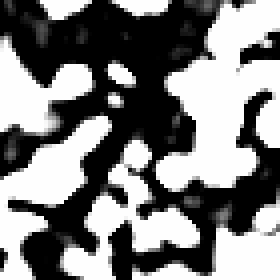
#> input picture data/sample1/50/50_cropped000.bmp, 70 x 70 px (shown 4 times larger); its folder holds 4 pictures in this run
$ python Pyntcloud_test.py
#> lines starting #> are read from the running program, lines starting #| are printed output that depends on the picture
### pydirectory.py
import os

class Directory():
    def __init__(self, input_str, output_str=None):
        self.input_str = input_str
        self.output_str = output_str

    def InputDIR(self):
        input_path = os.path.join(*self.input_str.split('/'))
        return input_path

    def OutputDIR(self):
        if not os.path.exists(os.path.join(*self.output_str.split('/'))):
            os.makedirs(os.path.join(*self.output_str.split('/')))
        output_path = os.path.join(*self.output_str.split('/'))
        return output_path

### Pyntcloud_test.py
#Pyntcloud test.py

import pydirectory as pyd
import numpy as np
import PIL.Image as Image
import os
import pyvista as pv

class Voxelize:
    def __init__(self, directory, booltype=False):
        self.directory = directory
        self.booltype = booltype

    def to_numpy(self):
        """[summary]
        Returns:
            array, array -- converts image to numpy array and returns the array and its size.
        """
        res = np.asarray(Image.open(self.directory + os.listdir(self.directory)[0])).shape
#> res = (70, 70)
        arr = np.empty([res[0], res[1], len(os.listdir(self.directory))])
        res1 = arr.shape
#> res1 = (70, 70, 4)
        # print(arr.shape)
        for i, j in enumerate(os.listdir(self.directory)):
            arr[:, :, i] = np.asarray(Image.open(self.directory + j), dtype=bool)


        return arr, res1

    def coord_array(self):
        """[summary]

        Returns:
            array -- that contains coordinates of the pixels that are white.
        """
        arr = self.to_numpy()[0]
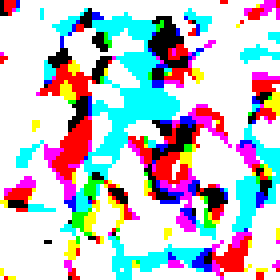
#> arr: shape (70, 70, 4) float64 (shown 4 times larger); mean R, G, B, A 0.621, 0.629, 0.664, 0.631; transparent parts drawn white
        coord = np.asarray(np.where(arr))
        coords = np.empty((len(coord[0]), 4), dtype=np.int64)
        for i in np.arange(len(coord[0])):
            coords[i][0] = i
            coords[i][1:4] = coord[:, i]

        # print(coords)
        if not self.booltype:
        # [4 lines of commented-out code are left out]
            return coords
        else:
            return self.np_array()

    # [44 lines left out: functions vox_id, matprops_array, np_array, not called in this run]

in_dir = "/data/sample1/50/"

out_dir = "/data/deg_test_output/"

dirr = pyd.Directory(in_dir, out_dir)

input_dir = dirr.InputDIR()
output_dir = dirr.OutputDIR()

a = Voxelize(input_dir)
coords_id = a.coord_array()
coords = np.delete(coords_id,0,1)
# print(coords.shape)

pv.set_plot_theme('dark')
#> (this line was passed over: pyvista is not available in this run)

#> (the run stopped early here; a loop or call above may not have finished)
